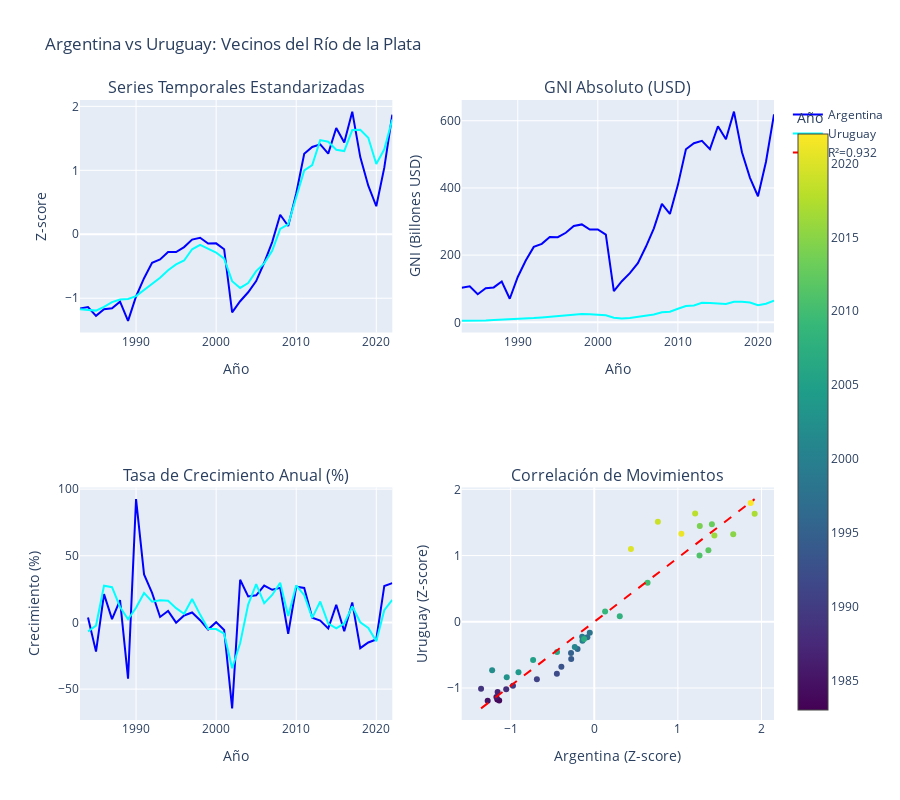

Notebook code cell kept with this figure:
### Code cell
# Visualización comparativa ARG vs URY
from scipy import stats

fig = make_subplots(
    rows=2, cols=2,
    subplot_titles=[
        'Series Temporales Estandarizadas',
        'GNI Absoluto (USD)',
        'Tasa de Crecimiento Anual (%)',
        'Correlación de Movimientos'
    ],
    specs=[[{"secondary_y": False}, {"secondary_y": False}],
           [{"secondary_y": False}, {"secondary_y": False}]]
)

# Obtener datos
arg_data = gni_in_cache[gni_in_cache['country_code'] == 'ARG'].sort_values('year')
ury_data = gni_in_cache[gni_in_cache['country_code'] == 'URY'].sort_values('year')

# Encontrar años superpuestos
overlap_years_arg_ury = np.intersect1d(arg_data['year'].values, ury_data['year'].values)
arg_overlap = arg_data[arg_data['year'].isin(overlap_years_arg_ury)]
ury_overlap = ury_data[ury_data['year'].isin(overlap_years_arg_ury)]

# 1. Series estandarizadas
arg_std = (arg_overlap['gni'] - arg_overlap['gni'].mean()) / arg_overlap['gni'].std()
ury_std = (ury_overlap['gni'] - ury_overlap['gni'].mean()) / ury_overlap['gni'].std()

fig.add_trace(
    go.Scatter(x=arg_overlap['year'], y=arg_std, name='Argentina', line=dict(color='blue', width=2)),
    row=1, col=1
)
fig.add_trace(
    go.Scatter(x=ury_overlap['year'], y=ury_std, name='Uruguay', line=dict(color='cyan', width=2)),
    row=1, col=1
)

# 2. GNI absoluto
fig.add_trace(
    go.Scatter(x=arg_overlap['year'], y=arg_overlap['gni']/1e9, name='Argentina', 
               line=dict(color='blue', width=2), showlegend=False),
    row=1, col=2
)
fig.add_trace(
    go.Scatter(x=ury_overlap['year'], y=ury_overlap['gni']/1e9, name='Uruguay', 
               line=dict(color='cyan', width=2), showlegend=False),
    row=1, col=2
)

# 3. Tasa de crecimiento
arg_growth = arg_overlap['gni'].pct_change() * 100
ury_growth = ury_overlap['gni'].pct_change() * 100

fig.add_trace(
    go.Scatter(x=arg_overlap['year'], y=arg_growth, name='Argentina', 
               line=dict(color='blue', width=2), showlegend=False),
    row=2, col=1
)
fig.add_trace(
    go.Scatter(x=ury_overlap['year'], y=ury_growth, name='Uruguay', 
               line=dict(color='cyan', width=2), showlegend=False),
    row=2, col=1
)

# 4. Scatter plot para correlación
fig.add_trace(
    go.Scatter(x=arg_std, y=ury_std, mode='markers', 
               marker=dict(color=arg_overlap['year'], colorscale='Viridis', 
                          showscale=True, colorbar=dict(title="Año")),
               name='ARG vs URY', showlegend=False),
    row=2, col=2
)

# Línea de regresión
slope_arg_ury, intercept_arg_ury, r_value_arg_ury, p_value_arg_ury, std_err_arg_ury = stats.linregress(arg_std, ury_std)
line_x_arg_ury = np.array([arg_std.min(), arg_std.max()])
line_y_arg_ury = slope_arg_ury * line_x_arg_ury + intercept_arg_ury

fig.add_trace(
    go.Scatter(x=line_x_arg_ury, y=line_y_arg_ury, mode='lines', 
               line=dict(color='red', dash='dash'),
               name=f'R²={r_value_arg_ury**2:.3f}', showlegend=True),
    row=2, col=2
)

fig.update_xaxes(title_text="Año", row=1, col=1)
fig.update_xaxes(title_text="Año", row=1, col=2)
fig.update_xaxes(title_text="Año", row=2, col=1)
fig.update_xaxes(title_text="Argentina (Z-score)", row=2, col=2)

fig.update_yaxes(title_text="Z-score", row=1, col=1)
fig.update_yaxes(title_text="GNI (Billones USD)", row=1, col=2)
fig.update_yaxes(title_text="Crecimiento (%)", row=2, col=1)
fig.update_yaxes(title_text="Uruguay (Z-score)", row=2, col=2)

fig.update_layout(height=800, title_text="Argentina vs Uruguay: Vecinos del Río de la Plata")
fig.show()

# Calcular correlación
correlation_arg_ury = np.corrcoef(arg_std, ury_std)[0, 1]
print(f"\n📊 CORRELACIÓN ENTRE SERIES ESTANDARIZADAS:")
print(f"   Coeficiente de correlación de Pearson: {correlation_arg_ury:.4f}")
print(f"   R² (varianza explicada): {correlation_arg_ury**2:.4f}")
print(f"   Interpretación: {'Muy alta' if abs(correlation_arg_ury) > 0.9 else 'Alta' if abs(correlation_arg_ury) > 0.7 else 'Moderada' if abs(correlation_arg_ury) > 0.5 else 'Baja/Nula'}")

### Figure 1 — Plotly figure (JSON) as saved in the notebook; plotly's stock layout.template omitted (floating-point values rounded to 4 significant figures)
{"data": [{"line": {"color": "blue", "width": 2}, "name": "Argentina", "type": "scatter", "x": [1983, 1984, 1985, 1986, 1987, 1988, 1989, 1990, 1991, 1992, 1993, 1994, 1995, 1996, 1997, 1998, 1999, 2000, 2001, 2002, 2003, 2004, 2005, 2006, 2007, 2008, 2009, 2010, 2011, 2012, 2013, 2014, 2015, 2016, 2017, 2018, 2019, 2020, 2021, 2022], "xaxis": "x", "y": [-1.16, -1.137, -1.275, -1.171, -1.156, -1.054, -1.354, -0.9729, -0.6867, -0.4478, -0.3936, -0.2761, -0.2784, -0.2003, -0.08286, -0.05407, -0.145, -0.1415, -0.2337, -1.222, -1.047, -0.907, -0.732, -0.4456, -0.1219, 0.3047, 0.1292, 0.6371, 1.259, 1.365, 1.407, 1.262, 1.662, 1.436, 1.918, 1.206, 0.7603, 0.4383, 1.042, 1.871], "yaxis": "y"}, {"line": {"color": "cyan", "width": 2}, "name": "Uruguay", "type": "scatter", "x": [1983, 1984, 1985, 1986, 1987, 1988, 1989, 1990, 1991, 1992, 1993, 1994, 1995, 1996, 1997, 1998, 1999, 2000, 2001, 2002, 2003, 2004, 2005, 2006, 2007, 2008, 2009, 2010, 2011, 2012, 2013, 2014, 2015, 2016, 2017, 2018, 2019, 2020, 2021, 2022], "xaxis": "x", "y": [-1.173, -1.189, -1.194, -1.134, -1.061, -1.021, -1.011, -0.9675, -0.8694, -0.7851, -0.6806, -0.5621, -0.4711, -0.4099, -0.2344, -0.1652, -0.2264, -0.2849, -0.3802, -0.7338, -0.8391, -0.7629, -0.5765, -0.4557, -0.259, 0.08395, 0.1561, 0.5903, 0.9992, 1.082, 1.472, 1.447, 1.322, 1.301, 1.629, 1.634, 1.509, 1.1, 1.329, 1.793], "yaxis": "y"}, {"line": {"color": "blue", "width": 2}, "name": "Argentina", "showlegend": false, "type": "scatter", "x": [1983, 1984, 1985, 1986, 1987, 1988, 1989, 1990, 1991, 1992, 1993, 1994, 1995, 1996, 1997, 1998, 1999, 2000, 2001, 2002, 2003, 2004, 2005, 2006, 2007, 2008, 2009, 2010, 2011, 2012, 2013, 2014, 2015, 2016, 2017, 2018, 2019, 2020, 2021, 2022], "xaxis": "x2", "y": [103.3, 107.1, 83.67, 101.4, 104.0, 121.4, 70.21, 135.2, 183.9, 224.5, 233.7, 253.7, 253.4, 266.6, 286.6, 291.5, 276.1, 276.7, 261.0, 92.76, 122.5, 146.4, 176.2, 224.9, 280.0, 352.6, 322.7, 409.2, 515.0, 533.1, 540.2, 515.5, 583.6, 545.3, 627.2, 506.1, 430.2, 375.3, 478.1, 619.1], "yaxis": "y2"}, {"line": {"color": "cyan", "width": 2}, "name": "Uruguay", "showlegend": false, "type": "scatter", "x": [1983, 1984, 1985, 1986, 1987, 1988, 1989, 1990, 1991, 1992, 1993, 1994, 1995, 1996, 1997, 1998, 1999, 2000, 2001, 2002, 2003, 2004, 2005, 2006, 2007, 2008, 2009, 2010, 2011, 2012, 2013, 2014, 2015, 2016, 2017, 2018, 2019, 2020, 2021, 2022], "xaxis": "x2", "y": [4.815, 4.485, 4.38, 5.587, 7.065, 7.885, 8.072, 8.961, 10.94, 12.65, 14.76, 17.15, 18.99, 20.23, 23.78, 25.18, 23.94, 22.76, 20.83, 13.68, 11.56, 13.1, 16.86, 19.3, 23.28, 30.21, 31.67, 40.45, 48.71, 50.38, 58.27, 57.76, 55.23, 54.82, 61.45, 61.54, 59.02, 50.74, 55.38, 64.76], "yaxis": "y2"}, {"line": {"color": "blue", "width": 2}, "name": "Argentina", "showlegend": false, "type": "scatter", "x": [1983, 1984, 1985, 1986, 1987, 1988, 1989, 1990, 1991, 1992, 1993, 1994, 1995, 1996, 1997, 1998, 1999, 2000, 2001, 2002, 2003, 2004, 2005, 2006, 2007, 2008, 2009, 2010, 2011, 2012, 2013, 2014, 2015, 2016, 2017, 2018, 2019, 2020, 2021, 2022], "xaxis": "x3", "y": [NaN, 3.746, -21.9, 21.2, 2.512, 16.78, -42.17, 92.49, 36.04, 22.12, 4.108, 8.556, -0.1499, 5.243, 7.498, 1.71, -5.311, 0.2161, -5.67, -64.45, 32.0, 19.53, 20.35, 27.67, 24.5, 25.94, -8.471, 26.79, 25.86, 3.509, 1.334, -4.564, 13.21, -6.573, 15.03, -19.31, -15.0, -12.74, 27.37, 29.51], "yaxis": "y3"}, {"line": {"color": "cyan", "width": 2}, "name": "Uruguay", "showlegend": false, "type": "scatter", "x": [1983, 1984, 1985, 1986, 1987, 1988, 1989, 1990, 1991, 1992, 1993, 1994, 1995, 1996, 1997, 1998, 1999, 2000, 2001, 2002, 2003, 2004, 2005, 2006, 2007, 2008, 2009, 2010, 2011, 2012, 2013, 2014, 2015, 2016, 2017, 2018, 2019, 2020, 2021, 2022], "xaxis": "x3", "y": [NaN, -6.847, -2.341, 27.55, 26.45, 11.6, 2.376, 11.01, 22.12, 15.57, 16.7, 16.23, 10.73, 6.515, 17.53, 5.879, -4.914, -4.937, -8.465, -34.31, -15.56, 13.33, 28.77, 14.48, 20.59, 29.78, 4.824, 27.72, 20.43, 3.424, 15.67, -0.8822, -4.374, -0.7458, 12.09, 0.1415, -4.085, -14.03, 9.134, 16.94], "yaxis": "y3"}, {"marker": {"color": [1983, 1984, 1985, 1986, 1987, 1988, 1989, 1990, 1991, 1992, 1993, 1994, 1995, 1996, 1997, 1998, 1999, 2000, 2001, 2002, 2003, 2004, 2005, 2006, 2007, 2008, 2009, 2010, 2011, 2012, 2013, 2014, 2015, 2016, 2017, 2018, 2019, 2020, 2021, 2022], "colorbar": {"title": {"text": "Año"}}, "colorscale": [[0, "#440154"], [0.1111, "#482878"], [0.2222, "#3e4989"], [0.3333, "#31688e"], [0.4444, "#26828e"], [0.5556, "#1f9e89"], [0.6667, "#35b779"], [0.7778, "#6ece58"], [0.8889, "#b5de2b"], [1, "#fde725"]], "showscale": true}, "mode": "markers", "name": "ARG vs URY", "showlegend": false, "type": "scatter", "x": [-1.16, -1.137, -1.275, -1.171, -1.156, -1.054, -1.354, -0.9729, -0.6867, -0.4478, -0.3936, -0.2761, -0.2784, -0.2003, -0.08286, -0.05407, -0.145, -0.1415, -0.2337, -1.222, -1.047, -0.907, -0.732, -0.4456, -0.1219, 0.3047, 0.1292, 0.6371, 1.259, 1.365, 1.407, 1.262, 1.662, 1.436, 1.918, 1.206, 0.7603, 0.4383, 1.042, 1.871], "xaxis": "x4", "y": [-1.173, -1.189, -1.194, -1.134, -1.061, -1.021, -1.011, -0.9675, -0.8694, -0.7851, -0.6806, -0.5621, -0.4711, -0.4099, -0.2344, -0.1652, -0.2264, -0.2849, -0.3802, -0.7338, -0.8391, -0.7629, -0.5765, -0.4557, -0.259, 0.08395, 0.1561, 0.5903, 0.9992, 1.082, 1.472, 1.447, 1.322, 1.301, 1.629, 1.634, 1.509, 1.1, 1.329, 1.793], "yaxis": "y4"}, {"line": {"color": "red", "dash": "dash"}, "mode": "lines", "name": "R²=0.932", "showlegend": true, "type": "scatter", "x": [-1.354, 1.918], "xaxis": "x4", "y": [-1.308, 1.852], "yaxis": "y4"}], "layout": {"annotations": [{"font": {"size": 16}, "showarrow": false, "text": "Series Temporales Estandarizadas", "x": 0.225, "xanchor": "center", "xref": "paper", "y": 1, "yanchor": "bottom", "yref": "paper"}, {"font": {"size": 16}, "showarrow": false, "text": "GNI Absoluto (USD)", "x": 0.775, "xanchor": "center", "xref": "paper", "y": 1, "yanchor": "bottom", "yref": "paper"}, {"font": {"size": 16}, "showarrow": false, "text": "Tasa de Crecimiento Anual (%)", "x": 0.225, "xanchor": "center", "xref": "paper", "y": 0.375, "yanchor": "bottom", "yref": "paper"}, {"font": {"size": 16}, "showarrow": false, "text": "Correlación de Movimientos", "x": 0.775, "xanchor": "center", "xref": "paper", "y": 0.375, "yanchor": "bottom", "yref": "paper"}], "height": 800, "title": {"text": "Argentina vs Uruguay: Vecinos del Río de la Plata"}, "xaxis": {"anchor": "y", "domain": [0, 0.45], "title": {"text": "Año"}}, "xaxis2": {"anchor": "y2", "domain": [0.55, 1], "title": {"text": "Año"}}, "xaxis3": {"anchor": "y3", "domain": [0, 0.45], "title": {"text": "Año"}}, "xaxis4": {"anchor": "y4", "domain": [0.55, 1], "title": {"text": "Argentina (Z-score)"}}, "yaxis": {"anchor": "x", "domain": [0.625, 1], "title": {"text": "Z-score"}}, "yaxis2": {"anchor": "x2", "domain": [0.625, 1], "title": {"text": "GNI (Billones USD)"}}, "yaxis3": {"anchor": "x3", "domain": [0, 0.375], "title": {"text": "Crecimiento (%)"}}, "yaxis4": {"anchor": "x4", "domain": [0, 0.375], "title": {"text": "Uruguay (Z-score)"}}}}
